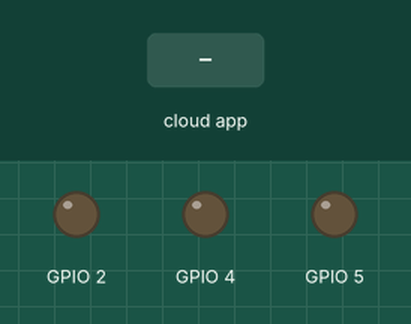
A program run on a simulated ESP8266 (NodeMCU). Shown: output pins drawn as LEDs (lit = HIGH). Dashed ring = blinking. The inputs (shaded band) are chosen by the test bench. WiFi joins after 1.5 s; servers stay silent unless stated; no MQTT or app messages arrive unless stated; what the program prints to the serial monitor is not drawn.

Above: at 2.7 s.
2.8 s: the phone or cloud app sets petbot to 1
At 3.3 s:
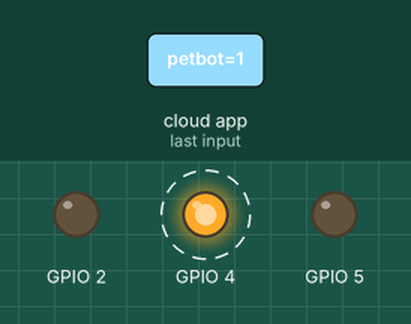
5.8 s: the phone or cloud app sets petbot to 2
At 8.3 s:
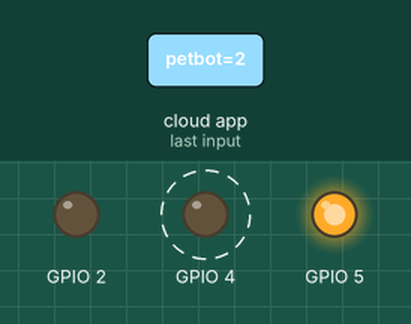
8.8 s: the phone or cloud app sets petbot to 3
At 9.3 s:
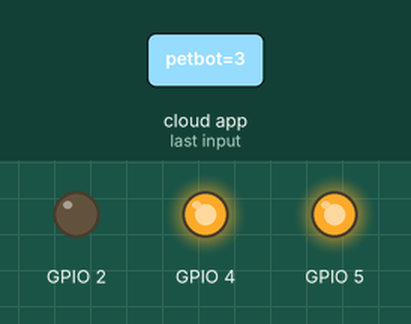
Timing chart, 0 to 11.8 s (numbered marks = the images above; inputs shaded):
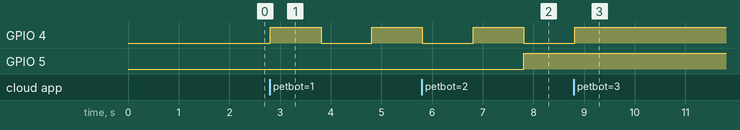

Measured:
- after the input at 2.8 s, GPIO 4: LOW → HIGH at once, → LOW 1.0 s later, → HIGH 1.0 s later
- after the input at 5.8 s, GPIO 5: LOW → HIGH after 2.0 s
- after the input at 8.8 s, GPIO 4: LOW → HIGH at once

The program:

main.cpp
```cpp
#include <Arduino.h>
#include <ESP8266WiFi.h>
#include "Adafruit_MQTT.h"
#include "Adafruit_MQTT_Client.h"

////////////////////////////////////////////////////////////////////////////////

#define WLAN_SSID       "Free WiFi"
#define WLAN_PASS       "1988acca"

////////////////////////////////////////////////////////////////////////////////

#define AIO_SERVER      "io.adafruit.com"
#define AIO_SERVERPORT  1883
#define AIO_USERNAME    "atick_iot"
#define AIO_KEY         "98110b48c5334293aa84b194d0b6fd43"
WiFiClient client;

Adafruit_MQTT_Client mqtt(&client, AIO_SERVER, AIO_SERVERPORT, AIO_USERNAME, AIO_KEY);
//////////////////////////////////////////////////////////////////////////////////
Adafruit_MQTT_Publish pet_pub = Adafruit_MQTT_Publish(&mqtt, AIO_USERNAME "/feeds/petbot");
Adafruit_MQTT_Subscribe petbot = Adafruit_MQTT_Subscribe(&mqtt, AIO_USERNAME "/feeds/petbot");
//////////////////////////////////////////////////////////////////////////////////
void MQTT_connect();

void setup() {
  Serial.begin(115200);
  delay(10);

  pinMode(2, OUTPUT);
  pinMode(5, OUTPUT);
  pinMode(4, OUTPUT);

  Serial.println(F("Adafruit MQTT demo"));
  Serial.println(); Serial.println();
  Serial.print("Connecting to ");
  Serial.println(WLAN_SSID);
  WiFi.begin(WLAN_SSID, WLAN_PASS);
  while (WiFi.status() != WL_CONNECTED) {
    delay(500);
    Serial.print(".");
  }
  Serial.println();

  Serial.println("WiFi connected");
  Serial.println("IP address: "); Serial.println(WiFi.localIP());
  mqtt.subscribe(&petbot);
}

void loop() {
  MQTT_connect();
  Adafruit_MQTT_Subscribe *subscription;
  while ((subscription = mqtt.readSubscription(5000))) {
    if (subscription == &petbot) {
      Serial.print(F("Got: "));
      Serial.println((char *)petbot.lastread);
      /////////////////////////////////////////////////////////
      int value = atoi((char *)petbot.lastread);
      switch(value){
        case 1:
          digitalWrite(4, HIGH);
          delay(1000);
          digitalWrite(4, LOW);
          delay(1000);
          digitalWrite(4, HIGH);
          delay(1000);
          digitalWrite(4, LOW);
          delay(1000);
          digitalWrite(4, HIGH);
          delay(1000);
          digitalWrite(4, LOW);
          pet_pub.publish(0);
          break;
        case 2:
          digitalWrite(5, HIGH);
          break;
        case 3:
          digitalWrite(4, HIGH);
          break;
        default:
          break;
      }
      /////////////////////////////////////////////////////////
    }
  }
}

void MQTT_connect() {
  int8_t ret;
  if (mqtt.connected()) {
    return;
  }

  Serial.print("Connecting to MQTT... ");

  uint8_t retries = 3;
  while ((ret = mqtt.connect()) != 0) {
       Serial.println(mqtt.connectErrorString(ret));
       Serial.println("Retrying MQTT connection in 5 seconds...");
       mqtt.disconnect();
       delay(5000);
       retries--;
       if (retries == 0) {
         while (1);
       }
  }
  Serial.println("MQTT Connected!");
}
```
